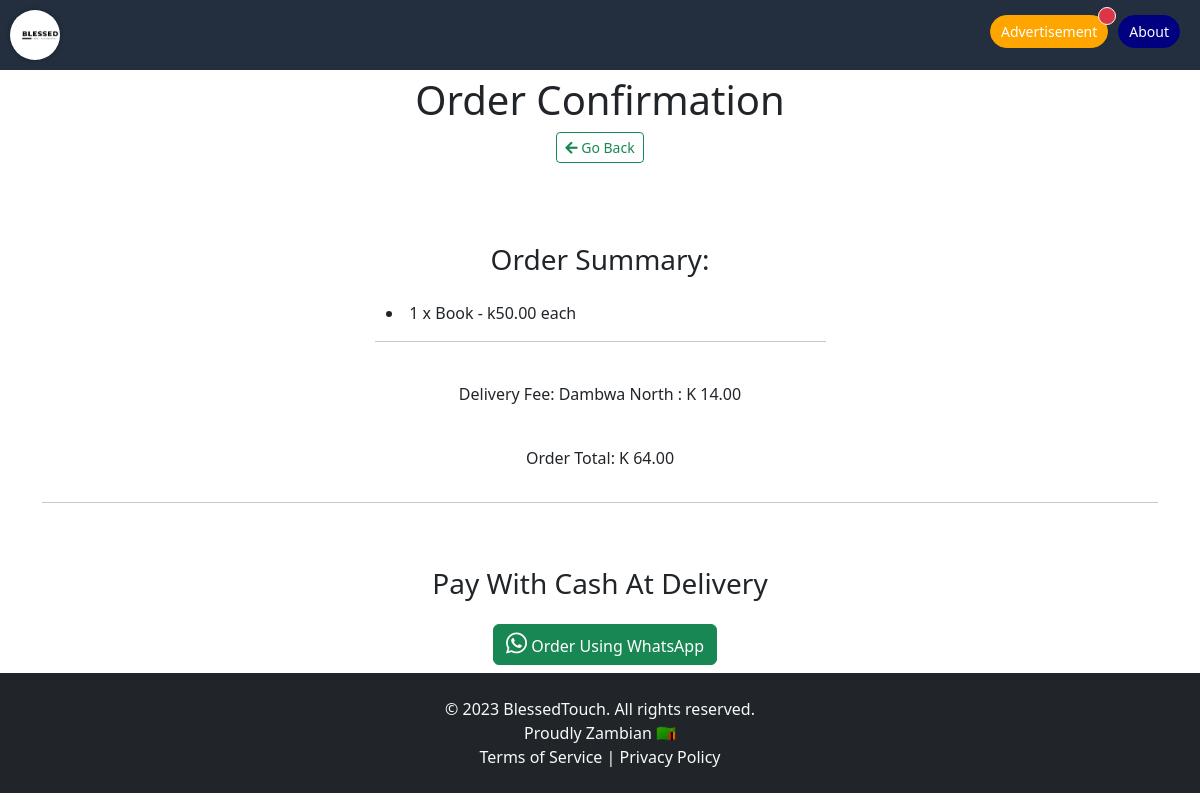
Page /order-confirmation/2/ on the earlier database version.
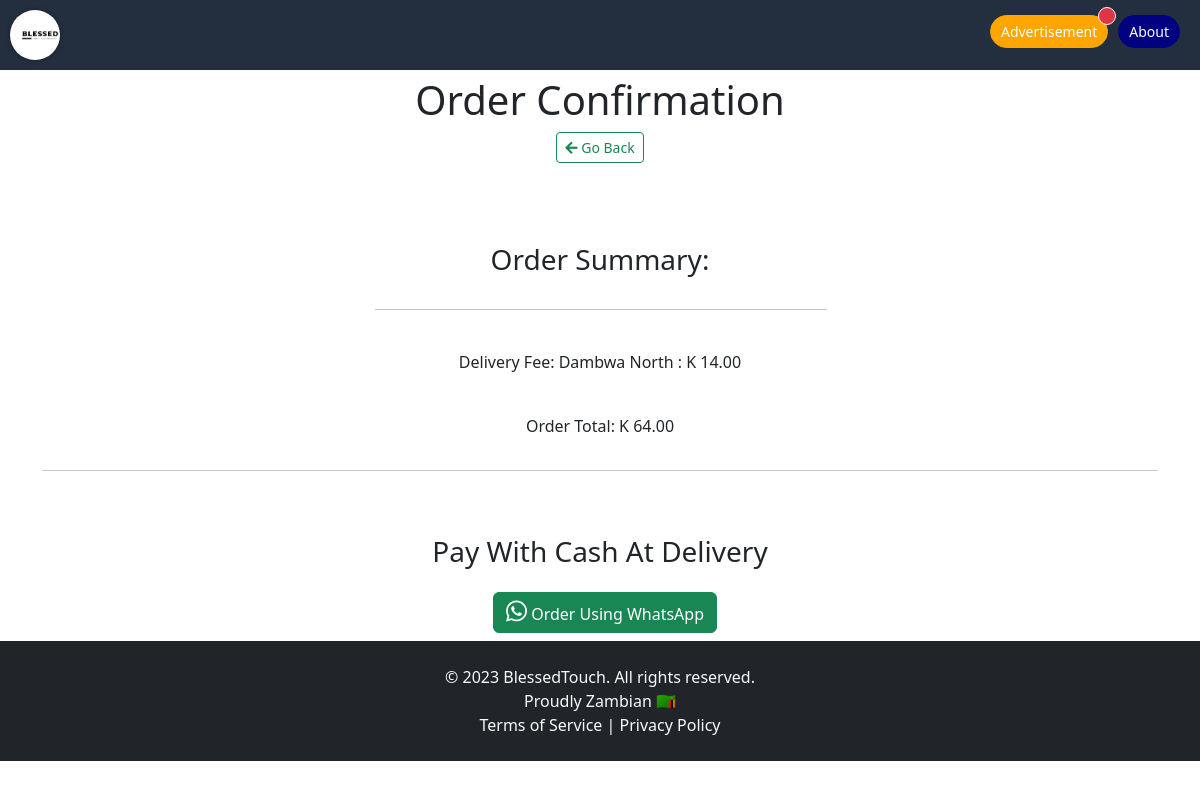
Same page on the later database version.
### customer/models.py (models this page shows, shortened)
class OrderItem(models.Model):
    item = models.ForeignKey(MenuItem, on_delete=models.CASCADE)
    quantity = models.IntegerField(default=1)

class MenuItem(models.Model):
    name = models.CharField(max_length=100)
    description = models.TextField()
    DeliveredTime = models.TextField(default=default_delivered_time)
    image = models.ImageField(upload_to='menu_images/')
    price = models.DecimalField(max_digits=5, decimal_places=2)
    category = models.ManyToManyField('Category', related_name='items')
    availability = models.BooleanField(default=True)
    is_verified = models.BooleanField(default=False)  # New field for verified items

### customer/views.py (the view)
# urls.py: path('order-confirmation/<int:pk>/', OrderConfirmation.as_view(), name='order-confirmation'),
class OrderConfirmation(View):
    def get(self, request, pk, *args, **kwargs):
        order = OrderModel.objects.get(pk=pk)
        total_price = order.price + order.location.delivery_fee
        context = {
            'pk': order.pk,
            'order_items': order.order_items.all(),
            'price': order.price,
            'location': order.location,
            'delivery_fee': order.location.delivery_fee,
            'total_price': total_price,
        }
        return render(request, 'customer/order_confirmation.html', context)

### customer/models.py (called while the page is built)
    def __str__(self):
        return self.name

### templates/customer/order_confirmation.html
{% extends 'base.html' %}
{% block content %}
<div class="container mb-5">
    <div class="row justify-content-center mt-1">
        <div class="col-md-5 col-sm-12 p-4 text-center">
            <h1>Order Confirmation</h1>
            <a href="{% url 'customer:order' %}" class="btn btn-outline-success mb-2 btn-sm">
                <i class="fas fa-arrow-left"></i> Go Back
            </a>
        </div>
    </div>
    <div class="row justify-content-center mt-5">
        <div class="col-md-5 col-sm-12 text-center">
            <h3 class="pb-3">Order Summary:</h3>
            {% for item in order_items %}
            <div class="row">
                <div class="col-md-6 col-sm-12">
                    <li>{{ item.quantity }} x {{ item.item.name }} - k{{ item.item.price }} each</li>
                </div>
                <div class="col-md-6 col-sm-12">
                </div>
            </div>
            {% endfor %}
            <hr />
            <p class="font-weight-bold pt-4">Delivery Fee: {{ location }} : K {{ delivery_fee }}</p>
            <p class="font-weight-bold pt-4">Order Total: K {{ total_price }}</p>
        </div>
    </div>
    <hr />
</div>
<div class="row justify-content-center pb-2 pt-3">
    <div class="col-md-6 text-center">
        <h3>Pay With Cash At Delivery</h3>
    </div>
</div>
<div class="row justify-content-center pb-2 pt-2">
    <div class="col-md-6 text-center">
        <a href="https://api.whatsapp.com/send?phone=260970349470&amp;text=Invoice%20Order:%20https://blessedtouchs.pythonanywhere.com/customer/order/{{ pk }}/invoice" class="btn btn-success" style="margin-left: 10px;">
            <i class="fab fa-whatsapp" aria-hidden="true" style="color: white; font-size: 24px;"></i> Order Using WhatsApp
        </a>
    </div>
</div>
{% endblock content %}

Differences in the rows shown:
removed OrderItem: quantity "1", item.name "Book", item.price "50.00"
